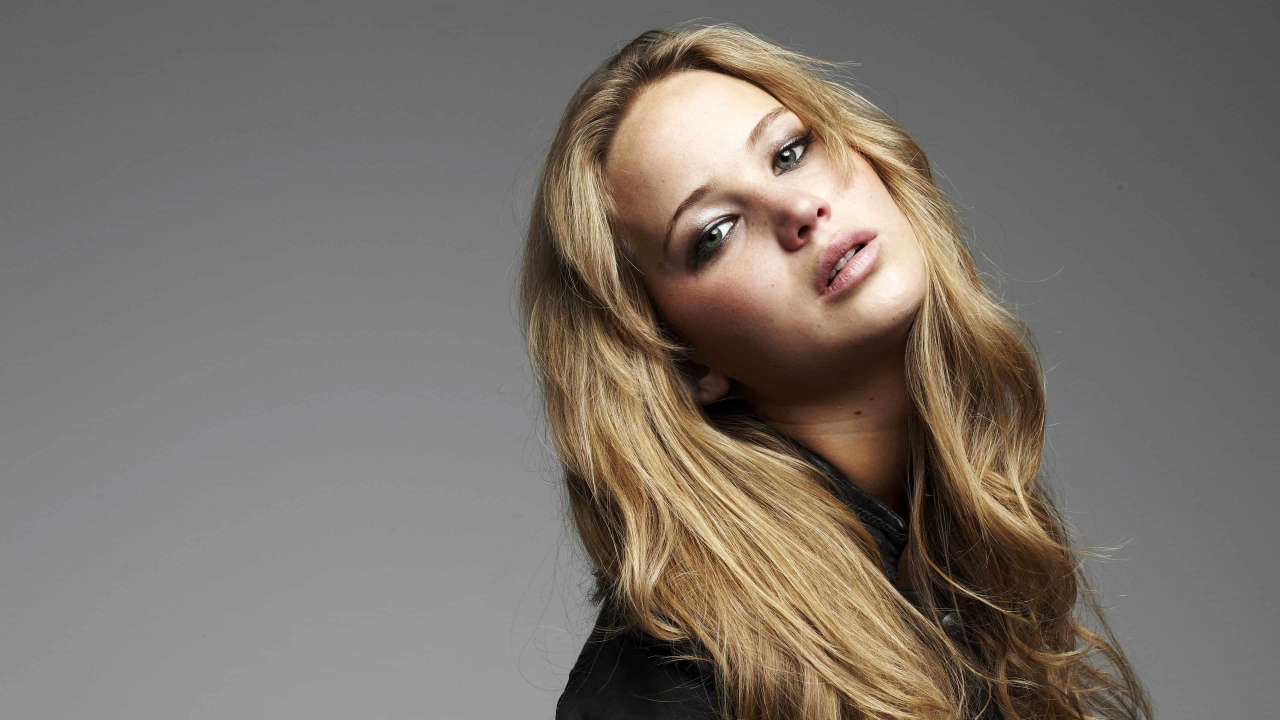
#> input picture a1images/jeniffer.jpg, 3840 x 2160 px, found by its file name (shown at 1/3 size)
$ jupyter execute 'Histogram equalization only to the foreground.ipynb'
#> lines starting #> are read from the running program, lines starting #| are printed output that depends on the picture; after the words box and inside, x2 and y2 are one past the last pixel; in counts of white or black regions, pixels touching at a corner belong together
### Histogram equalization only to the foreground of an image

#### Open the image

[cell 1]
import cv2 as cv
import numpy as np
import matplotlib.pyplot as plt

# Load the image
Jeniffer_image = cv.imread("E:/GitHub_Projects/Intensity-Transformations-and-Neighborhood-Filtering/a1images/jeniffer.jpg")
#> Jeniffer_image is the input picture: shape (2160, 3840, 3); mean B, G, R 106.8, 114.3, 122.3
assert Jeniffer_image is not None, "Image not found."

#### Split it into hue, saturation, and values

[cell 2]
# Convert BGR image to RGB for visualization
plt.imshow(cv.cvtColor(Jeniffer_image, cv.COLOR_BGR2RGB))
plt.title("Original Image")

# Convert image from BGR to HSV
Jeniffer_hsv_image = cv.cvtColor(Jeniffer_image, cv.COLOR_BGR2HSV)
#> Jeniffer_hsv_image: shape (2160, 3840, 3); mean H, S, V 8.8, 36.1, 122.4

# Extract the individual Hue, Saturation, and Value channels
Jeniffer_hue_plane = Jeniffer_hsv_image[:, :, 0]
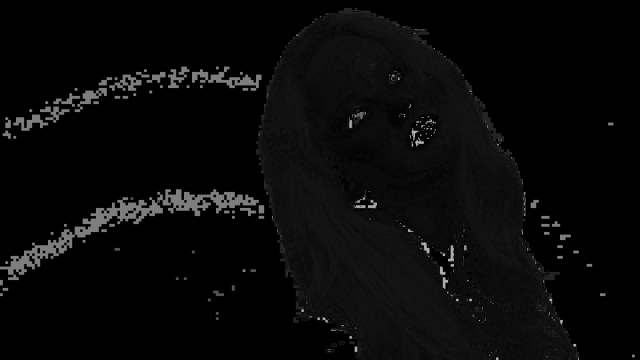
#> Jeniffer_hue_plane: shape (2160, 3840) (shown at 1/6 size); min 0, max 179, mean 8.8
Jeniffer_saturation_plane = Jeniffer_hsv_image[:, :, 1]
Jeniffer_value_plane = Jeniffer_hsv_image[:, :, 2]

# Display the three channels separately
fig, axes = plt.subplots(1, 3, figsize=(15, 5))

axes[0].imshow(Jeniffer_hue_plane, cmap="gray",vmin=0, vmax=255)
axes[0].set_title("Hue Plane")

axes[1].imshow(Jeniffer_saturation_plane, cmap="gray",vmin=0, vmax=255)
axes[1].set_title("Saturation Plane")

axes[2].imshow(Jeniffer_value_plane, cmap="gray",vmin=0, vmax=255)
axes[2].set_title("Value Plane")

plt.tight_layout()
plt.show()
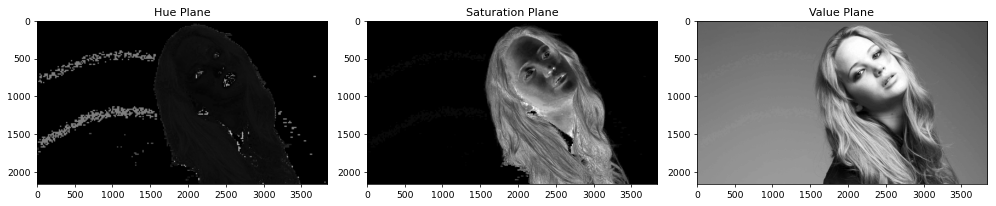
#> figure drawn by matplotlib, 3 panels

#### Select the appropriate plane to threshold in extract the foreground mask.

[cell 3]
Jeniffer_saturation_plane.max()
#> Out = 255

#### Obtaining the foreground only and compute the histogram.

[cell 4]
# Foreground mask for the image
foreground_mask = Jeniffer_saturation_plane >15
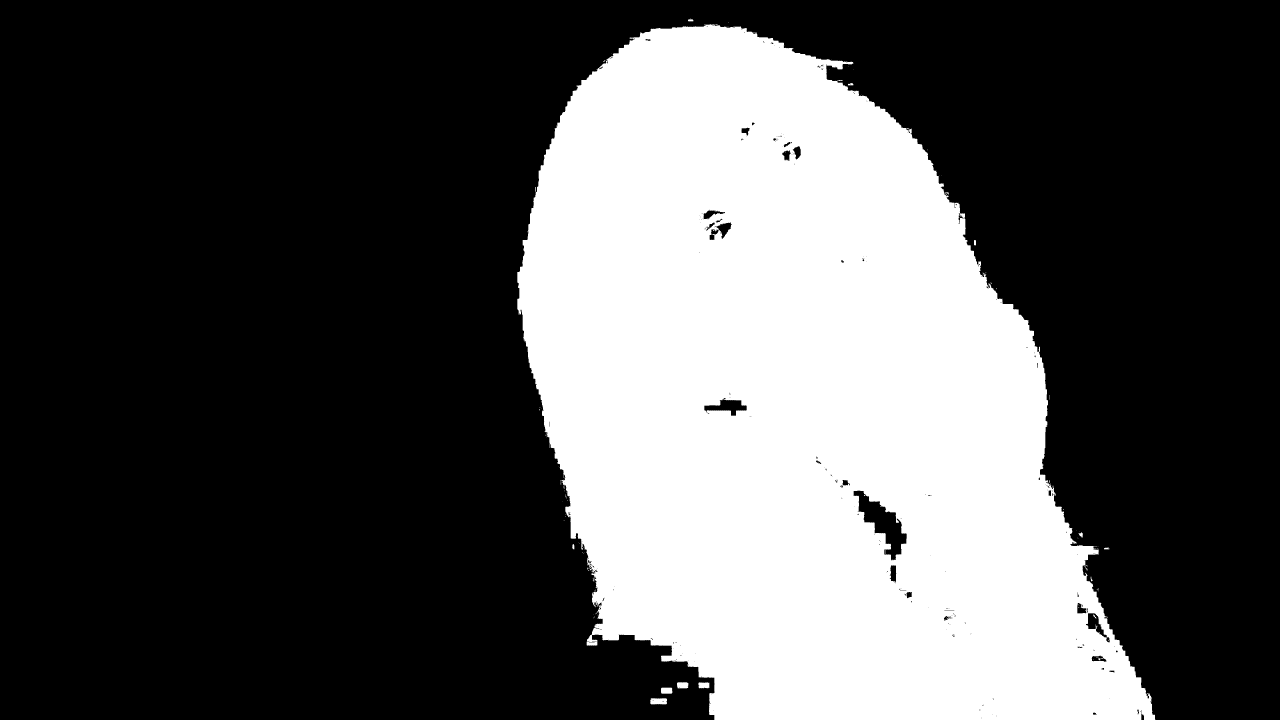
#> foreground_mask: shape (2160, 3840) bool (shown at 1/3 size); 32.6% white; 132 white regions (114 under 20 px), largest, box (x1, y1, x2, y2) and area: (1552, 72, 3466, 2160) 2698220, (1951, 2095, 2001, 2113) 851, (1983, 2063, 2017, 2081) 594
plt.title("foreground_mask")
plt.imshow(foreground_mask, cmap='gray')
plt.show()
# Get the foreground only from the image
Extracted_foreground = cv.bitwise_and(Jeniffer_image, Jeniffer_image, mask=foreground_mask.astype(np.uint8));
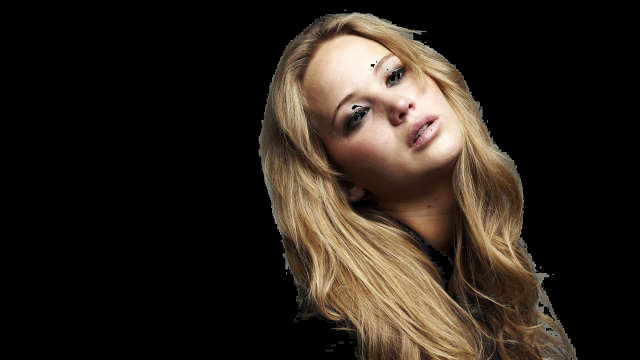
#> Extracted_foreground: shape (2160, 3840, 3) (shown at 1/6 size); mean B, G, R 26.6, 34.2, 42.2

# Display the foreground only image
plt.title("Foreground only image")
plt.imshow(cv.cvtColor(Extracted_foreground, cv.COLOR_BGR2RGB))

# Display the foreground mask
plt.show()

[cell 5]
# Compute the histogram for each color channel (B, G, R)
def compute_histogram(image, mask=None):
    # Calculate histograms for each channel separately
    hist_b = cv.calcHist([image], [0], mask, [256], [0, 256])
#> hist_b = 256 values, max 33228 at index 12, min 0 at index 240, mean 10554.3
    hist_g = cv.calcHist([image], [1], mask, [256], [0, 256])
#> hist_g = 256 values, max 29497 at index 23, min 9 at index 254, mean 10554.3
    hist_r = cv.calcHist([image], [2], mask, [256], [0, 256])
#> hist_r = 256 values, max 29468 at index 45, min 148 at index 0, mean 10554.3
    return hist_b, hist_g, hist_r

# Compute the histograms for the foreground only
hist_b, hist_g, hist_r = compute_histogram(Extracted_foreground, foreground_mask.astype(np.uint8))

# Plot the original histograms for each channel
plt.figure(figsize=(18, 6))

plt.subplot(1, 3, 1)
plt.bar(np.arange(256), hist_b.ravel(), color='blue')
plt.title('Blue Channel Histogram')
plt.xlim([0, 255])

plt.subplot(1, 3, 2)
plt.bar(np.arange(256), hist_g.ravel(), color='green')
plt.title('Green Channel Histogram')
plt.xlim([0, 255])

plt.subplot(1, 3, 3)
plt.bar(np.arange(256), hist_r.ravel(), color='red')
plt.title('Red Channel Histogram')
plt.xlim([0, 255])

plt.tight_layout()
plt.show()
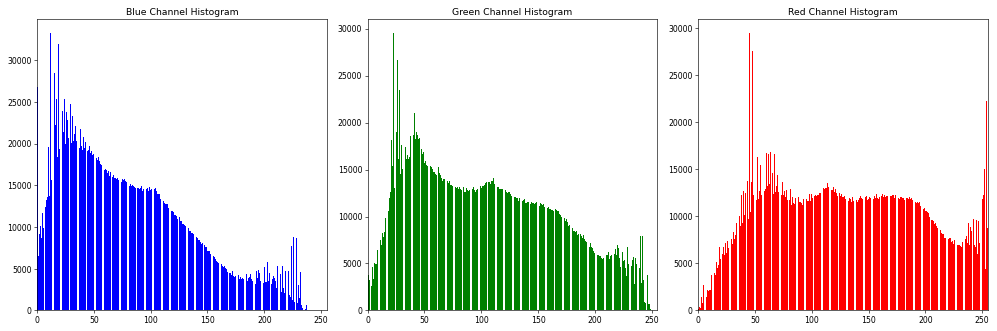
#> figure drawn by matplotlib, 3 panels; panel 1: tallest bar 33228 high, from x = 11.6 to 12.4; panel 2: tallest bar 29497 high, from x = 22.6 to 23.4; panel 3: tallest bar 29468 high, from x = 44.6 to 45.4

#### Cumulative sum of the histogram using np.cumsum.

[cell 6]
# Use the foreground mask on the Value plane
jeniffer_foreground_value = cv.bitwise_and(Jeniffer_value_plane, Jeniffer_value_plane, mask=foreground_mask.astype(np.uint8))
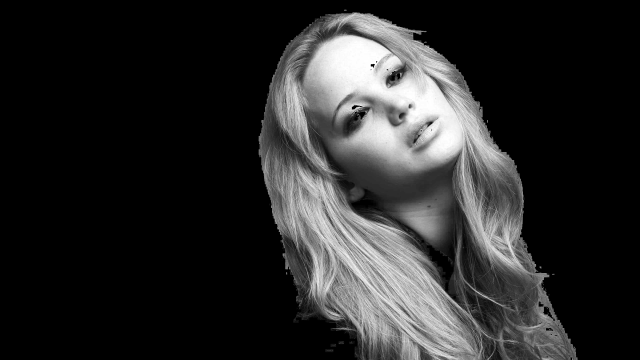
#> jeniffer_foreground_value: shape (2160, 3840) (shown at 1/6 size); min 0, max 255, mean 42.2

# Compute the histogram and cumulative histogram for the Value plane
hist_v = cv.calcHist([jeniffer_foreground_value], [0], foreground_mask.astype(np.uint8), [256], [0, 256])
#> hist_v = 256 values, max 29462 at index 45, min 0 at index 0, mean 10554.3
cum_hist_v = np.cumsum(hist_v)
#> cum_hist_v = 256 values from 0 to 2701907

#### Histogram-equalize the foreground.

[cell 7]
# Get the pixel count for normalization
pixel_count = foreground_mask.astype(np.uint8).sum()
#> pixel_count = 2701907

# Create a lookup table using the cumulative histogram to equalize the Value plane
def equalize_histogram(cum_hist, pixel_count):
    return ((cum_hist / pixel_count) * 255).astype(np.uint8)
lut_v = equalize_histogram(cum_hist_v, pixel_count)
#> lut_v = 256 values from 0 to 255

# Apply the equalization lookup table to the Value plane
jeniffer_equalized_foreground_value = cv.LUT(jeniffer_foreground_value, lut_v)

# Merge the equalized Value plane with the original Hue and Saturation planes
jeniffer_equalized_foreground_hsv_img = cv.merge((Jeniffer_hue_plane, Jeniffer_saturation_plane, jeniffer_equalized_foreground_value))
#> jeniffer_equalized_foreground_hsv_img: shape (2160, 3840, 3); mean H, S, V 8.8, 36.1, 41.6

# Convert the equalized HSV image back to BGR color space
jeniffer_equalized_foreground_bgr_img = cv.cvtColor(jeniffer_equalized_foreground_hsv_img, cv.COLOR_HSV2BGR)

#### Extract the background and add with the histogram equalized foreground

[cell 8]
# Extract the background from the original image
jeniffer_background_bgr = Jeniffer_image-Extracted_foreground

# Combine the equalized foreground with the original background
jeniffer_result = cv.add(jeniffer_equalized_foreground_bgr_img, jeniffer_background_bgr)

# Display the results
plt.figure(figsize=(20, 10))

plt.subplot(231)
plt.imshow(cv.cvtColor(Jeniffer_image, cv.COLOR_BGR2RGB))
plt.title('Original Image')

plt.subplot(232)
plt.imshow(cv.cvtColor(jeniffer_equalized_foreground_bgr_img, cv.COLOR_BGR2RGB))
plt.title('Equalized Foreground')

plt.subplot(233)
plt.imshow(cv.cvtColor(jeniffer_result, cv.COLOR_BGR2RGB))
plt.title('Final Result')

plt.tight_layout()
plt.show()
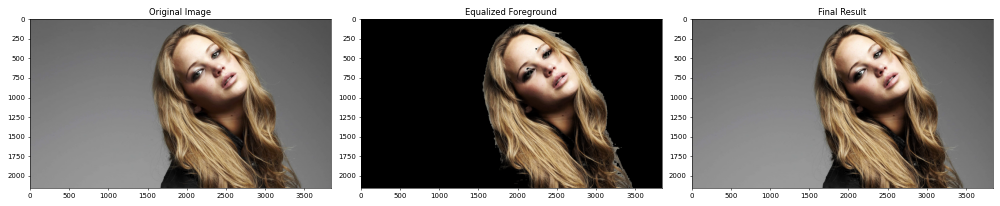
#> figure drawn by matplotlib, 3 panels

[cell 9]
# Convert image from BGR to HSV
Jenifferf_hsv_image = cv.cvtColor(jeniffer_result, cv.COLOR_BGR2HSV)
#> Jenifferf_hsv_image: shape (2160, 3840, 3); mean H, S, V 8.5, 36.7, 121.8

# Extract the individual Hue, Saturation, and Value channels
Jenifferf_hue_plane = Jenifferf_hsv_image[:, :, 0]
Jenifferf_saturation_plane = Jenifferf_hsv_image[:, :, 1]
Jenifferf_value_plane = Jenifferf_hsv_image[:, :, 2]

# Display the three channels separately
fig, axes = plt.subplots(1, 3, figsize=(15, 5))

axes[0].imshow(Jenifferf_hue_plane, cmap="gray",vmin=0, vmax=255)
axes[0].set_title("Hue Plane")

axes[1].imshow(Jenifferf_saturation_plane, cmap="gray",vmin=0, vmax=255)
axes[1].set_title("Saturation Plane")

axes[2].imshow(Jenifferf_value_plane, cmap="gray",vmin=0, vmax=255)
axes[2].set_title("Value Plane")

plt.tight_layout()
plt.show()

$ run again, with a1images/daisy.jpg copied over a1images/jeniffer.jpg
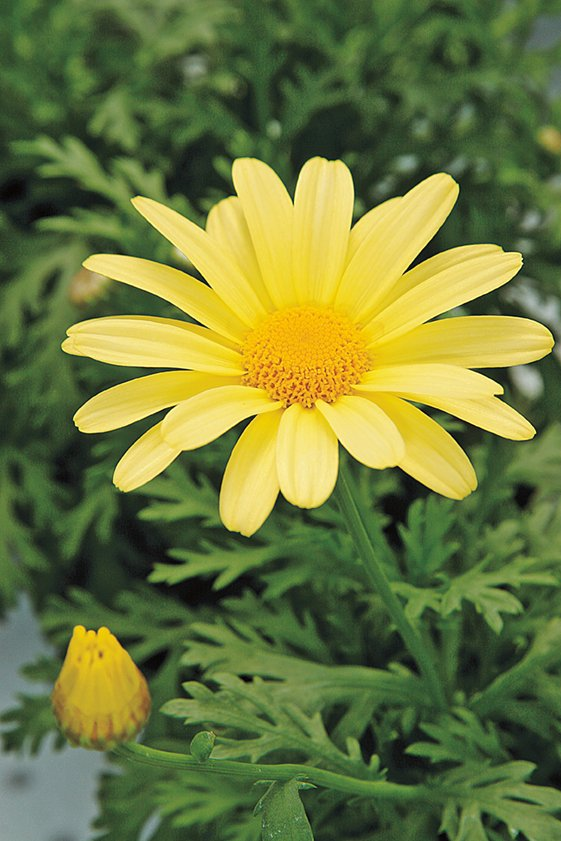
#> input picture a1images/daisy.jpg, 561 x 841 px, found by its file name
#> Jeniffer_image is the input picture: shape (841, 561, 3); mean B, G, R 60.7, 120.3, 108.5
#> Jeniffer_hsv_image: shape (841, 561, 3); mean H, S, V 45.8, 119.6, 126.6
#> Out = 255
#> `foreground_mask = Jeniffer_saturation_plane >15`:
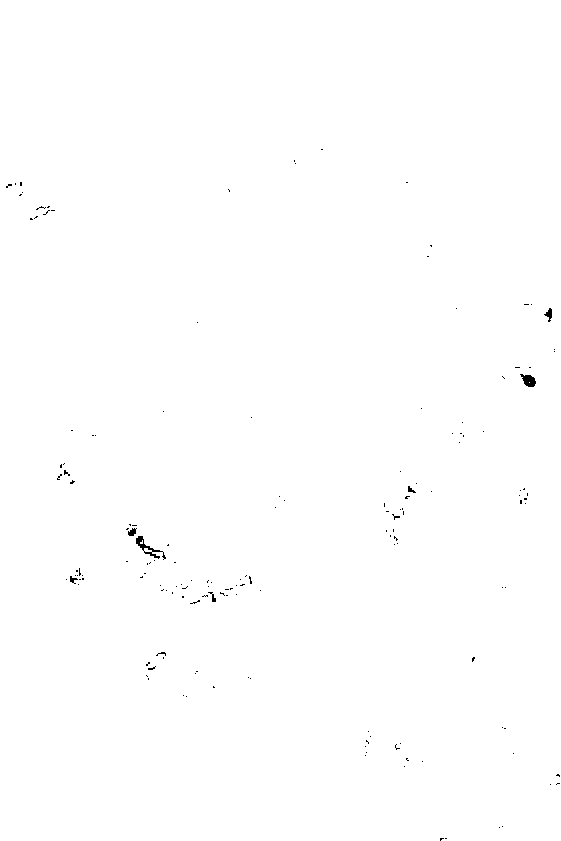
#> foreground_mask: shape (841, 561) bool; 99.8% white; black in thin lines or dots, all inside (x1, y1, x2, y2) = (6, 149, 560, 841)
#> in compute_histogram, `hist_b = cv.calcHist([image], [0], mask, [256], [0, 256])`: hist_b = 256 values, max 11667 at index 54, min 0 at index 184, mean 1839
#> in compute_histogram, `hist_g = cv.calcHist([image], [1], mask, [256], [0, 256])`: hist_g = 256 values, max 4102 at index 81, min 6 at index 2, mean 1839
#> in compute_histogram, `hist_r = cv.calcHist([image], [2], mask, [256], [0, 256])`: hist_r = 256 values, max 6189 at index 54, min 4 at index 1, mean 1839
#> hist_v = 256 values, max 6112 at index 242, min 0 at index 0, mean 1839
#> cum_hist_v = 256 values from 0 to 470787
#> pixel_count = 470787
#> lut_v = 256 values from 0 to 255
#> jeniffer_equalized_foreground_hsv_img: shape (841, 561, 3); mean H, S, V 45.8, 119.6, 127.5
#> Jenifferf_hsv_image: shape (841, 561, 3); mean H, S, V 45.4, 122.4, 127.6
#> `Jenifferf_saturation_plane = Jenifferf_hsv_image[:, :, 1]`:
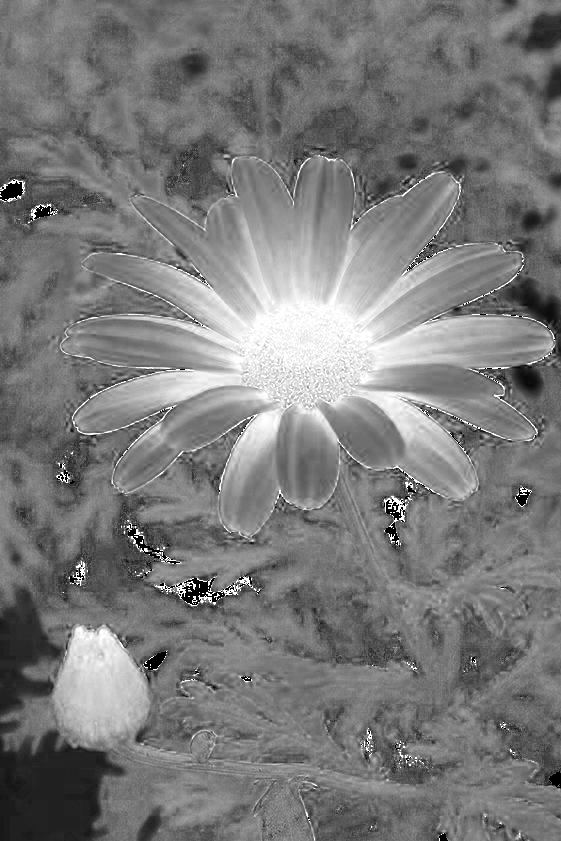
#> Jenifferf_saturation_plane: shape (841, 561); min 0, max 255, mean 122.4

$ run again, with a1images/emma.jpg copied over a1images/jeniffer.jpg
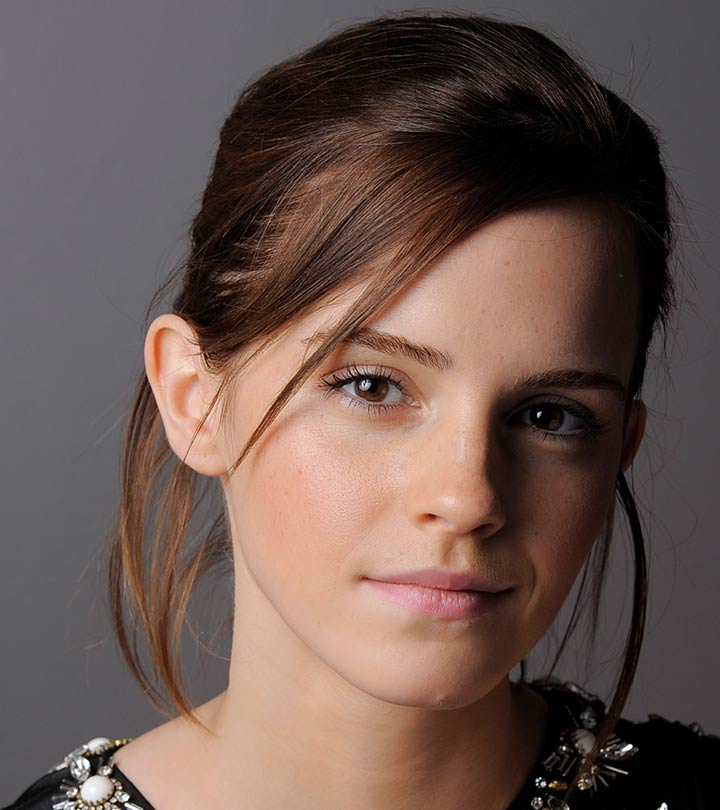
#> input picture a1images/emma.jpg, 720 x 810 px, found by its file name
#> Jeniffer_image is the input picture: shape (810, 720, 3); mean B, G, R 80.1, 87.4, 106.8
#> Jeniffer_hsv_image: shape (810, 720, 3); mean H, S, V 54.8, 73.4, 107.5
#> Out = 255
#> `foreground_mask = Jeniffer_saturation_plane >15`:
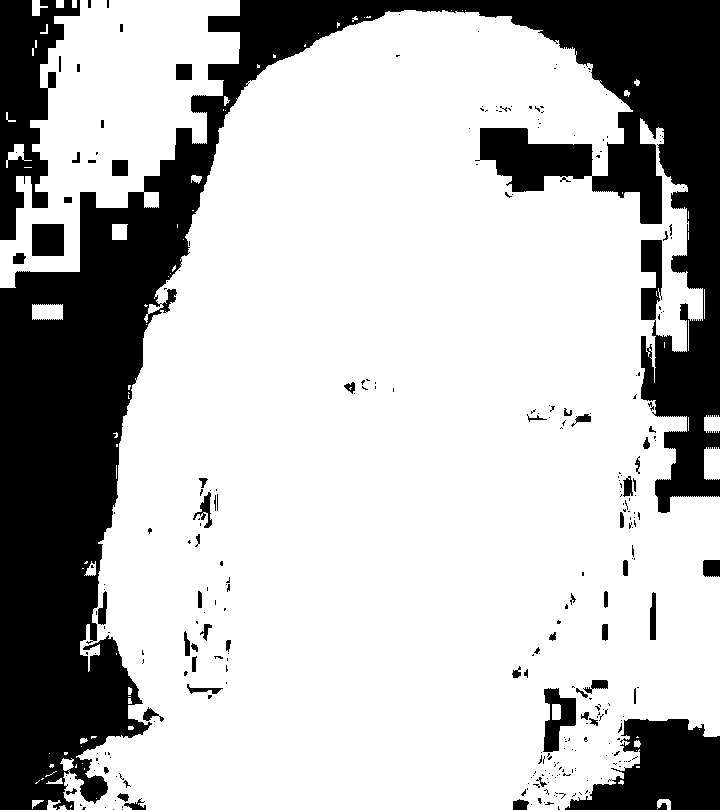
#> foreground_mask: shape (810, 720) bool; 73.3% white; 300 black regions (235 under 20 px), largest, box (x1, y1, x2, y2) and area: (0, 0, 720, 810) 129235, (0, 0, 80, 240) 9743, (565, 719, 720, 810) 8971
#> in compute_histogram, `hist_b = cv.calcHist([image], [0], mask, [256], [0, 256])`: hist_b = 256 values, max 13009 at index 0, min 0 at index 216, mean 1670.2
#> in compute_histogram, `hist_g = cv.calcHist([image], [1], mask, [256], [0, 256])`: hist_g = 256 values, max 11557 at index 108, min 0 at index 234, mean 1670.2
#> in compute_histogram, `hist_r = cv.calcHist([image], [2], mask, [256], [0, 256])`: hist_r = 256 values, max 11972 at index 111, min 1 at index 254, mean 1670.2
#> hist_v = 256 values, max 11789 at index 115, min 0 at index 0, mean 1670.2
#> cum_hist_v = 256 values from 0 to 427566
#> pixel_count = 427566
#> lut_v = 256 values from 0 to 255
#> jeniffer_equalized_foreground_hsv_img: shape (810, 720, 3); mean H, S, V 54.8, 73.4, 93.7
#> Jenifferf_hsv_image: shape (810, 720, 3); mean H, S, V 54.4, 74.7, 116.3
#> `Jenifferf_value_plane = Jenifferf_hsv_image[:, :, 2]`:
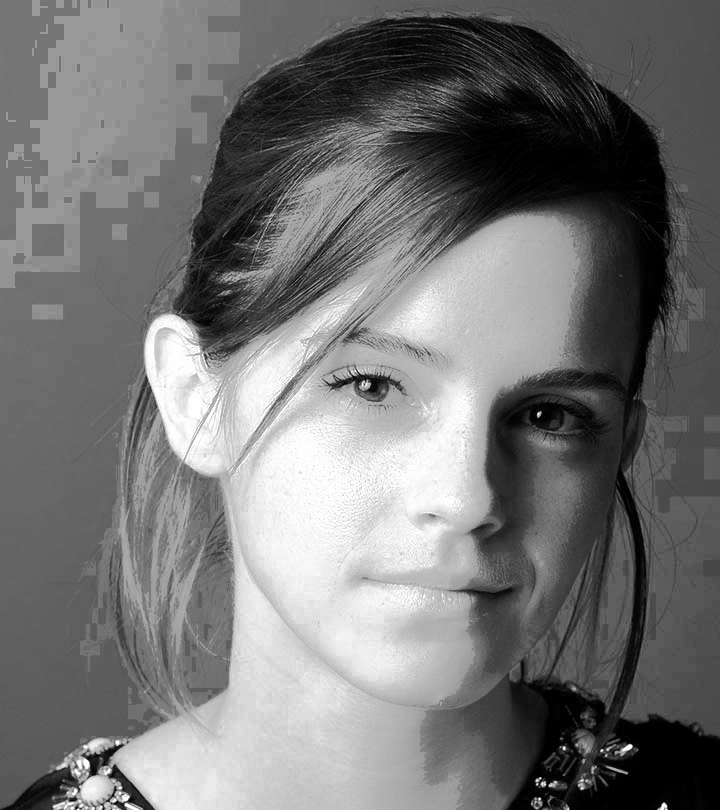
#> Jenifferf_value_plane: shape (810, 720); min 0, max 255, mean 116.3
